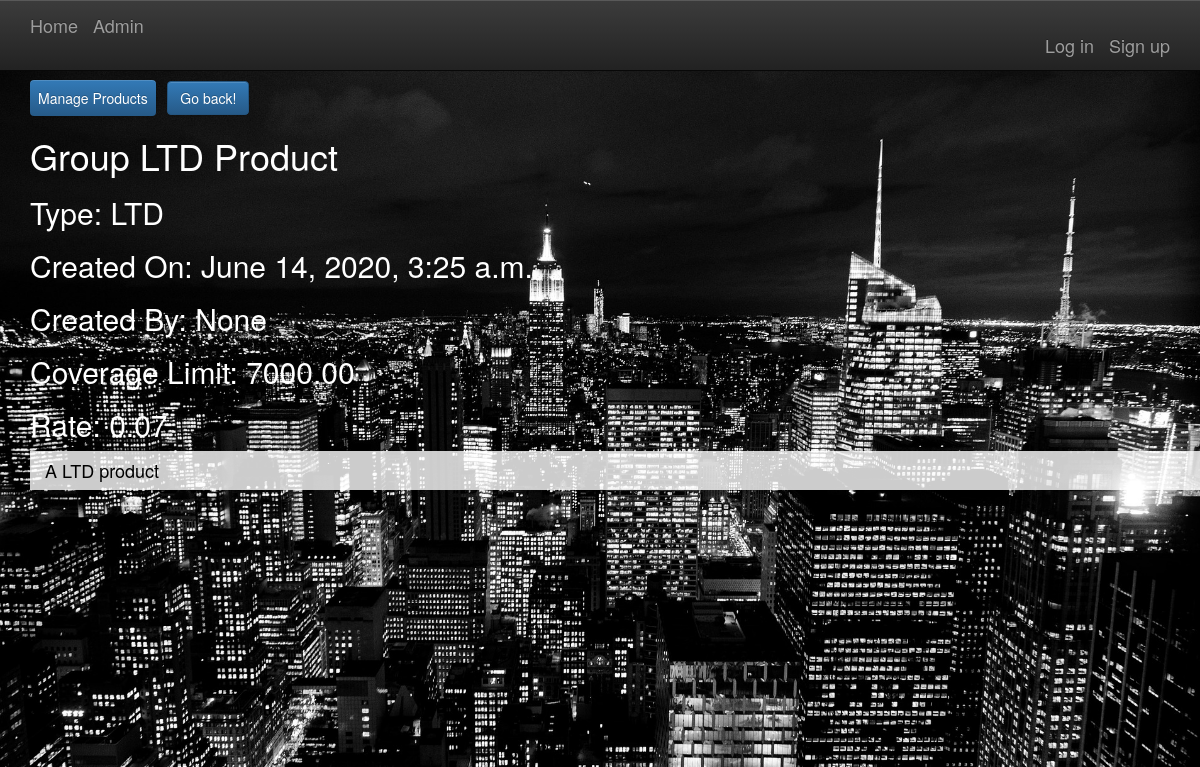
Screenshot of /products/posts/in/1592105120687/ with the database file from the repository.
### products/models.py (models this page shows, shortened)
class Product(models.Model):
    productid = models.PositiveIntegerField()
    name = models.CharField(max_length=255)
    CHOOSE = 'Unknown Type'
    LIFE = 'LIFE'
    STD = 'STD'
    LTD = 'LTD'
    CI = 'CI'
    PRODUCT_CHOICES = (
        (CHOOSE, 'Unknown Type'),
        (LIFE, 'Life Insurance'),
        (STD, 'Short Term Disability'),
        (LTD, 'Long Term Disability'),
        (CI, 'Critical Illness'),
    )
    type = models.CharField(max_length=100,
                                      choices=PRODUCT_CHOICES,
                                      default=CHOOSE)
    slug = models.SlugField(allow_unicode=True)
    description = models.TextField(blank=True, default='')
    description_html = models.TextField(editable=False, default='', blank=True)
    coverage_limit = models.DecimalField(max_digits=10, decimal_places=2, default=0)
    price_per_1000_units = models.DecimalField(max_digits=4, decimal_places=2, default=0)
    creator = models.ForeignKey(User, on_delete=models.SET_NULL, null=True, blank=True)
    product_date = models.DateTimeField(auto_now=True)
    class Meta:
        ordering = ["-product_date"]
        unique_together = ("name", "type", "product_date")

### products/views.py (the view)
# urls.py: url(r"^posts/in/(?P<pk>\d+)/$",views.SingleProduct.as_view(),name="single"),
class SingleProduct(generic.DetailView):
    context_object_name = 'product_details'
    model = models.Product
    template_name = 'products/product_detail.html'

### products/templates/products/product_detail.html (shortened to what this page needs)
{% extends "products/product_base.html" %}
{% block preproduct %}
<div class="dropdown">
  <button class="dropbtn btn btn-primary btn-large">Manage Products</button>
</div>
<input type="button" class="btn btn-primary btn-large" value="Go back!" onclick="history.back()">
<h1>{{product_details.name}}</h1>
<h2>Type: {{product_details.type}}</h2>
<h2>Created On: {{product_details.product_date}}</h2>
<h2>Created By: {{product_details.creator}}</h2>
<h2>Coverage Limit: {{product_details.coverage_limit}}</h2>
<h2>Rate: {{product_details.price_per_1000_units}}</h2>
<div style="background-color: rgba(255, 255, 255, 0.8);" data-spy="scroll" data-target=".navbar">
  <div class="list-group-item-text container-fluid">
    <h4 style="color:black;">{{ product_details.description_html|safe }}</h4>
  </div>
</div>
{% endblock %}

### static/simplesocial/css/master.css (style rules this page uses)
body { margin: 0; overflow: scroll; background-color: black; color:white; }
html, body { background: #000; height: 100%; }
.dropbtn { color: white; padding: 8px; font-size: 14px; border: none; }
.dropdown { position: relative; display: inline-block; }

### rows the page displays
Product: name "Group LTD Product", type "LTD", product_date "June 14, 2020, 3:25 a.m.", creator "None", coverage_limit "7000.00", price_per_1000_units "0.07", description_html "A LTD product"
